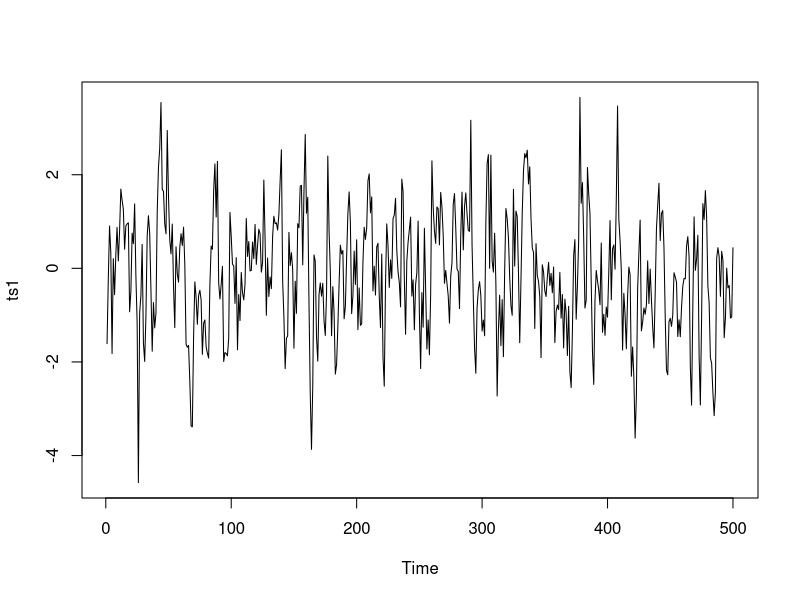
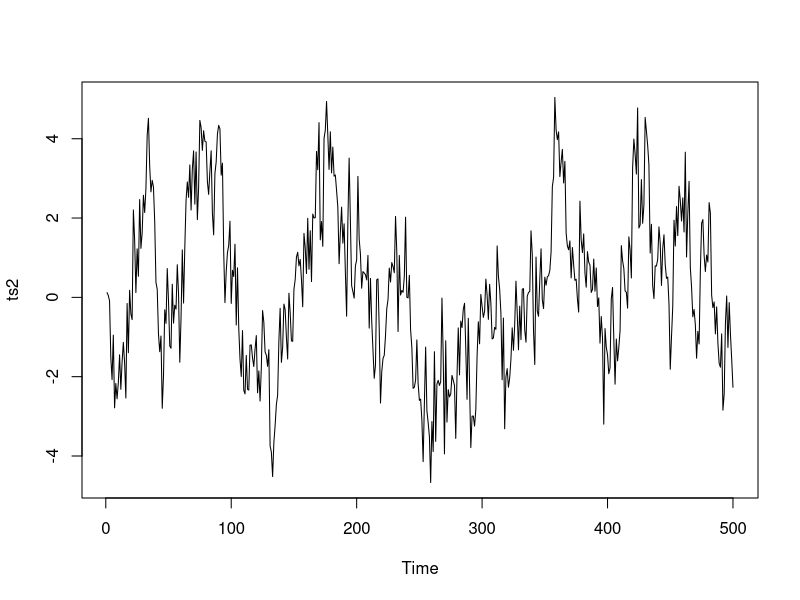
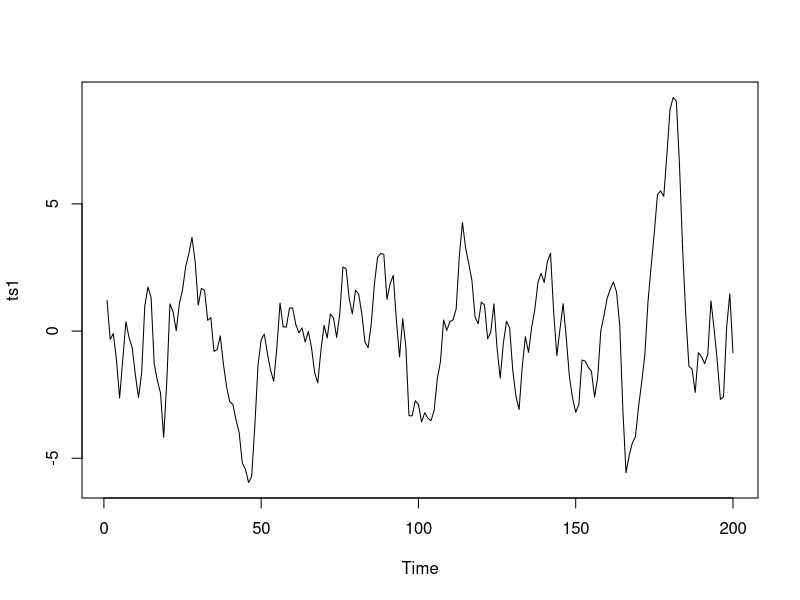
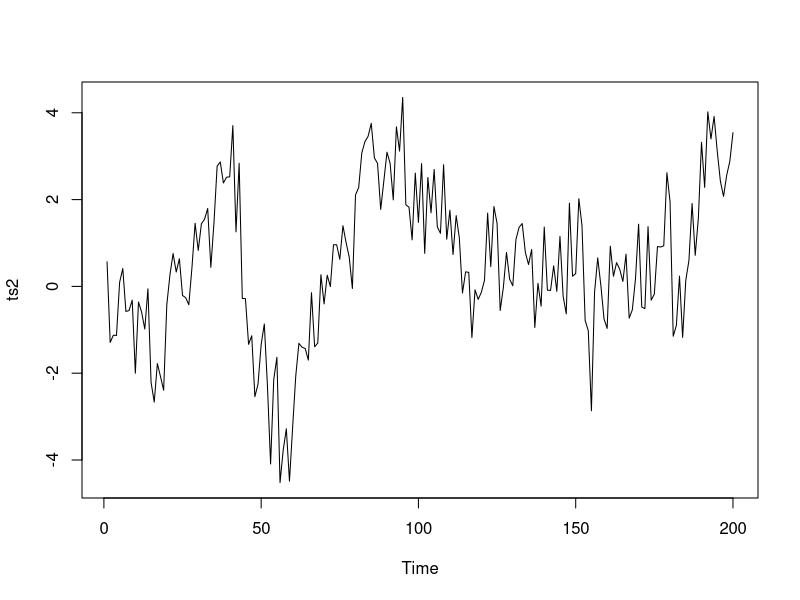
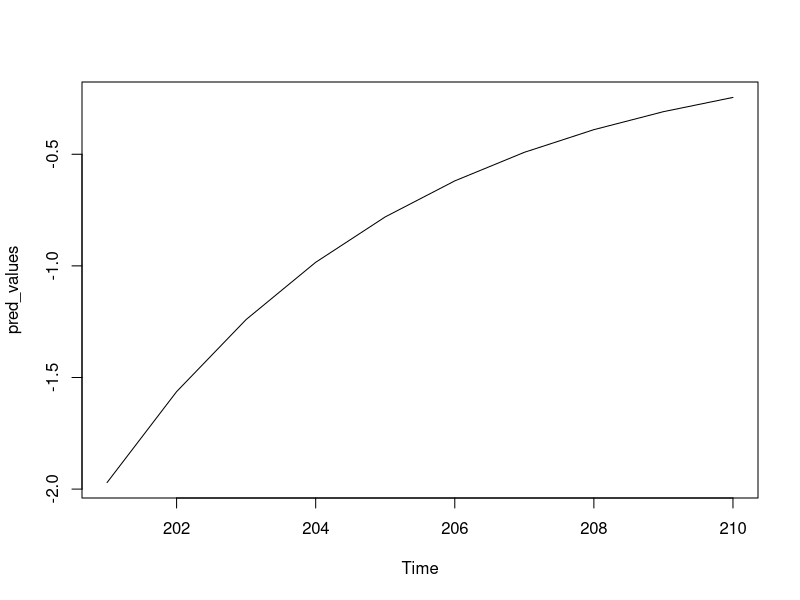
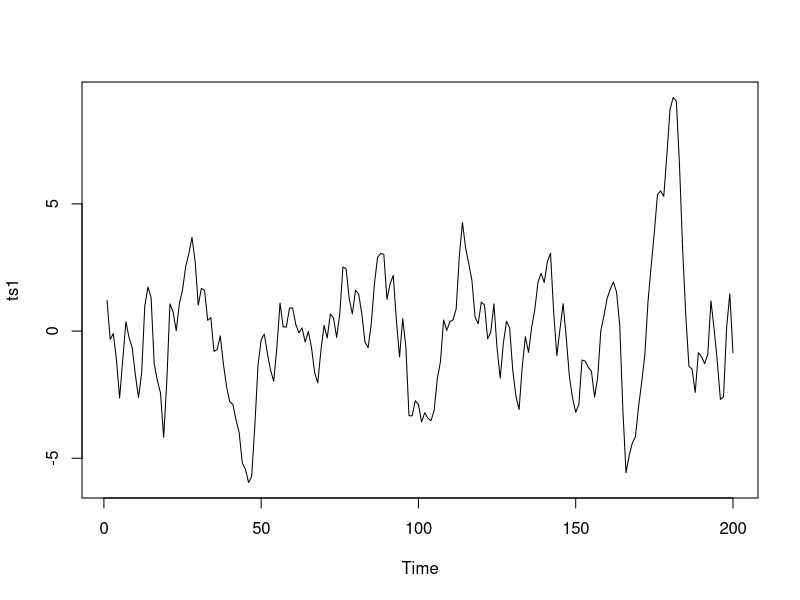
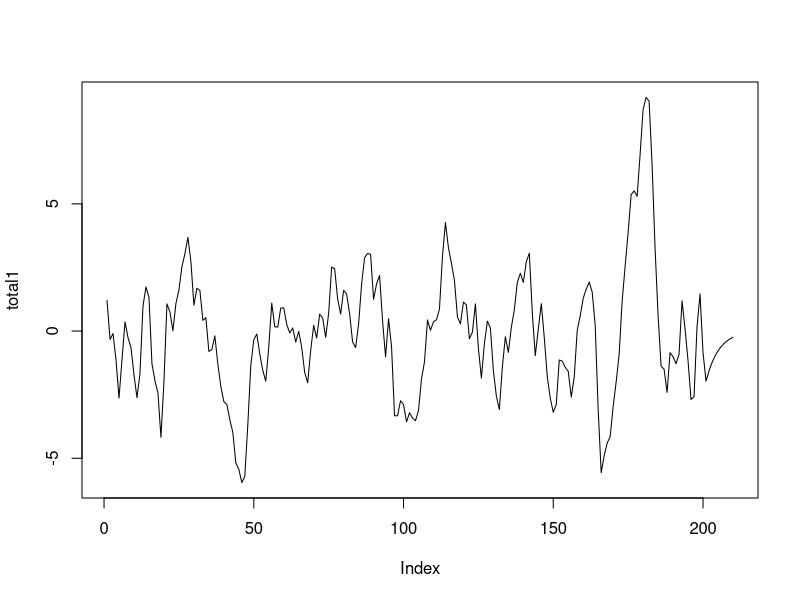

The R script that drew these images, in order:
#vinstall.packages(tseries)
#vlibrary(tseries)
# For AR(p) process, if p = 1, we need to chosse an AR coefficent within (-1,1);
# If p > 1, we need to be careful in choosing AR coefficients. (We need to satisfy the stationary condition)

# T4 (1)
# ar.ols, ar.yw, ar.mle: fit AR models to time series
# Generate an AR(1) model:
ts1 = arima.sim(model = list(order = c(1,0,0), ar = c(0.6)), n = 500)
plot(ts1)
ar.ols(ts1, aic = TRUE)

#Use ar.yw to estamte the coefficients
ar.yw(ts1)

#Use ar.mle to estamte the coefficients
ar.mle(ts1)


# Generate an AR(p) model:
ts2 = arima.sim(model = list(order = c(3,0,0), ar = c(0.6,0.1,0.2)), n = 500)
plot(ts2)

#Use ar.ols to estamte the coefficients
ar.ols(ts2, aic = TRUE)
ar.ols(ts2, order.max = 3)

#Use ar.yw to estamte the coefficients
ar.yw(ts2)

#Use ar.mle to estamte the coefficients
ar.mle(ts2)

# Generate an arima(3,1,1) model:
ts3 = arima.sim(500,model = list(order = c(3,1,1), ar = c(0.6, 0.1, 0.2), ma = c(0.6)))
arima(ts3, order = c(3,1,1))
# ?arima


# T4 (2)
lh.arima <- arima(lh, order = c(3,0,3))
lh.arima


# T5 (1)
# Generate two ARIMA processes
ts1 <- arima.sim(200,model = list(order = c(1, 0 ,1), ar = c(0.8), ma = c(0.6)))
ts2 <- arima.sim(200,model = list(order = c(2,0,0), ar = c(0.5, 0.4)))
plot(ts1)
plot(ts2)

# Model estimation
model_1 = arima(ts1, order = c(1,0,1), include.mean = FALSE)
model_1
ts1_fore = predict (model_1, n.ahead = 10)
ts1_fore
pred_values = ts1_fore$pred
plot(pred_values)

total1 = append(ts1, pred_values)
plot(ts1, type = 'l')
plot(total1, type = 'l')

